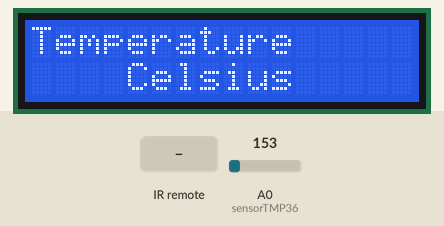
Simulated run of this sketch. Board: Arduino Uno, built with avr-gcc and run on an emulated ATmega328P. Parts: 16×2 character LCD. The inputs (shaded band) are chosen by the test bench; at power-on: A0 (sensorTMP36) = 153. What the sketch prints to the serial monitor is not drawn.

Above: at 2.1 s.
At 3.2 s:
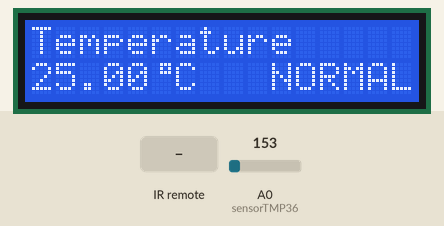
3.3 s: infrared code 0xFD00FF received
At 7.5 s:
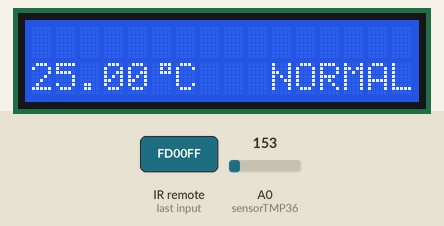
At 11.1 s:
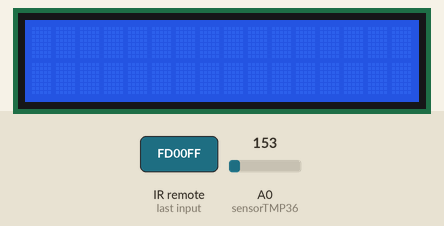
Timing chart, 0 to 12.6 s (numbered marks = the images above; inputs shaded):
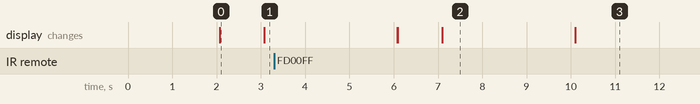

Measured:
- after the input at 3.3 s, the display: first differs from a run without the input after 2.8 s (image 2 shows a later state)
- what the display in image 0 shows lasts 1.0 s, from 2.1 s to 3.1 s
- what the display in image 2 shows lasts 3.0 s, from 7.1 s to 10.1 s

The sketch:

code.ino
```cpp
//import library
#include <LiquidCrystal.h>
#include <IRremote.h>

//define pin
#define RS 7
#define E  6
#define D4 5
#define D5 4
#define D6 3
#define D7 2
#define IR 9
#define sensorTMP36 A0
#define blueLED 10
#define greenLED 11
#define yellowLED 12
#define redLED 13

LiquidCrystal lcd(RS, E, D4, D5, D6, D7); //define LCD pin

byte degree[] = { 7, 5, 7, 0, 0, 0, 0, 0 }; //for showing degree symbol

int tempUnit = 0; // default Celsius
// 0 Celsius
// 1 Fahrenheit

IRrecv irrecv(IR); // define IR receiver pin
decode_results results; // store IR signals

bool systemPower;

void setup() {
  Serial.begin(9600); //initialize serial monitor
  systemPower = true;
  irrecv.enableIRIn(); // enable IR receiver
  irrecv.blink13(true); //blink when detect IR

  lcd.begin(16, 2);
  lcd.createChar(0, degree);
  lcd.clear();
  lcd.print("Temperature");

  delay(2000);
  delline(1);
}


//create a function to show temperature level
String msg;
void Temperature ( int v ) {
  msg = "";
  if (v >= 56 && v <= 125) {

    msg =  " HOT    ";
  }
  else if (v >= 40  && v <= 55) {

    msg =  " WARM   ";
  }
  else if (v >= 25  && v <= 39) {

    msg = " NORMAL ";
  }
  else if (v >= 10  && v <= 24) {

    msg = " COOL   ";
  }
  else if (v >= 0   && v <= 9)  {

    msg = " COLD   ";
  }
  else if (v >= -40 && v <= -1) {

    msg =  " FREEZE ";
  }
}


//create a function to show LED indicator based on temperature
void ShowLED ( int v ) {
  if (v >= 40 && v <= 125){
    digitalWrite(yellowLED, HIGH);
    digitalWrite(greenLED,LOW);
    digitalWrite(blueLED,LOW);
  }
  else if (v >= 15  && v <40) {
	digitalWrite(yellowLED,LOW);
    digitalWrite(greenLED,HIGH);
    digitalWrite(blueLED,LOW);
  }
  else if (v >= -40 && v < 15) {
	digitalWrite(yellowLED,LOW);
    digitalWrite(greenLED,LOW);
    digitalWrite(blueLED,HIGH);
  }
}


float AnalogToTemp(int x) {
  float outputVolt = x / 1023.0 * 5015;
  // *5015 to achive 750 mV which is the standard for TMP36 in room temperatur(25C)
  float tempC = (outputVolt-500)/10; //basic convertion for TMP36
  return tempC;
}

//create a function to clear line
void delline(int line) {
  lcd.setCursor(0, line);
  lcd.print("                     ");
  lcd.setCursor(0, line);
}

// LOOP
void loop() {
  if (systemPower == true){
    if (irrecv.decode(&results)) {
    Serial.print(results.value, HEX);
    switch(results.value) {
      case 0xFFA25D:  // Button 1 on the IR remote
        tempUnit = 0; // turn on LED strip
      	Serial.print('test');
      	break;
      case 0xFF629D:  // Button 2 on the IR remote
        tempUnit = 1; // turn off LED strip
      	break;
      case 0xFD00FF:
      	delline(0);
      	delline(1);
      	digitalWrite(redLED,LOW);
    	digitalWrite(greenLED,LOW);
    	digitalWrite(blueLED,LOW);
      	digitalWrite(yellowLED, LOW);
      	systemPower = false;
      	break;

    }
    irrecv.resume(); // receive the next value

  }

  float C = AnalogToTemp(analogRead(sensorTMP36));

  Temperature(C);

  ShowLED(C);

  float Celsius    = C;

  // Temperature conversions from Celsius         Temperature conversions to Celsius
  float Fahrenheit = C * 9 / 5 + 32;                 // C = (F - 32) * 5 / 9

  switch (tempUnit) {
    case 0:
      lcd.setCursor(4, 1);  lcd.print("Celsius");
      delay(1000); delline(1);
      lcd.print(Celsius);
      lcd.write((byte)0); lcd.print("C  ");
      break;
    case 1:
      lcd.setCursor(3, 1); lcd.print("Fahrenheit");
      delay(1000); delline(1);
      lcd.print(Fahrenheit);
      lcd.write((byte)0); lcd.print("F  ");
      break;

  }
  lcd.setCursor(9, 1);
  lcd.print(msg);
  delay(3000);
  delline(1);
  }
  else {
    if (irrecv.decode(&results)) {
    switch(results.value) {
      case 0xFD00FF:
      	systemPower = true;
      	break;
    }
    irrecv.resume(); // receive the next value
  }
  }
}
```
